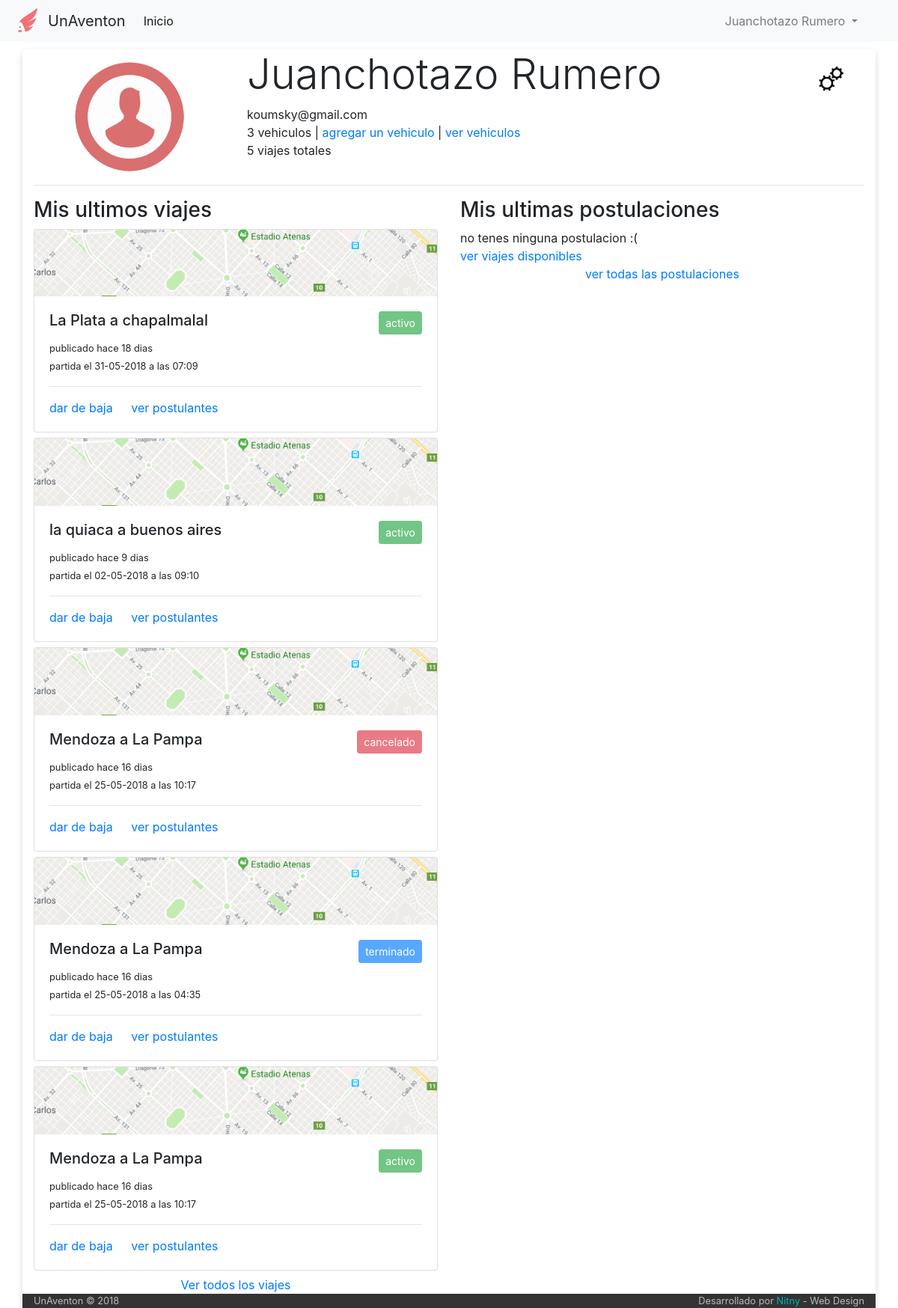
Page /perfil (signed in) on the earlier database version.
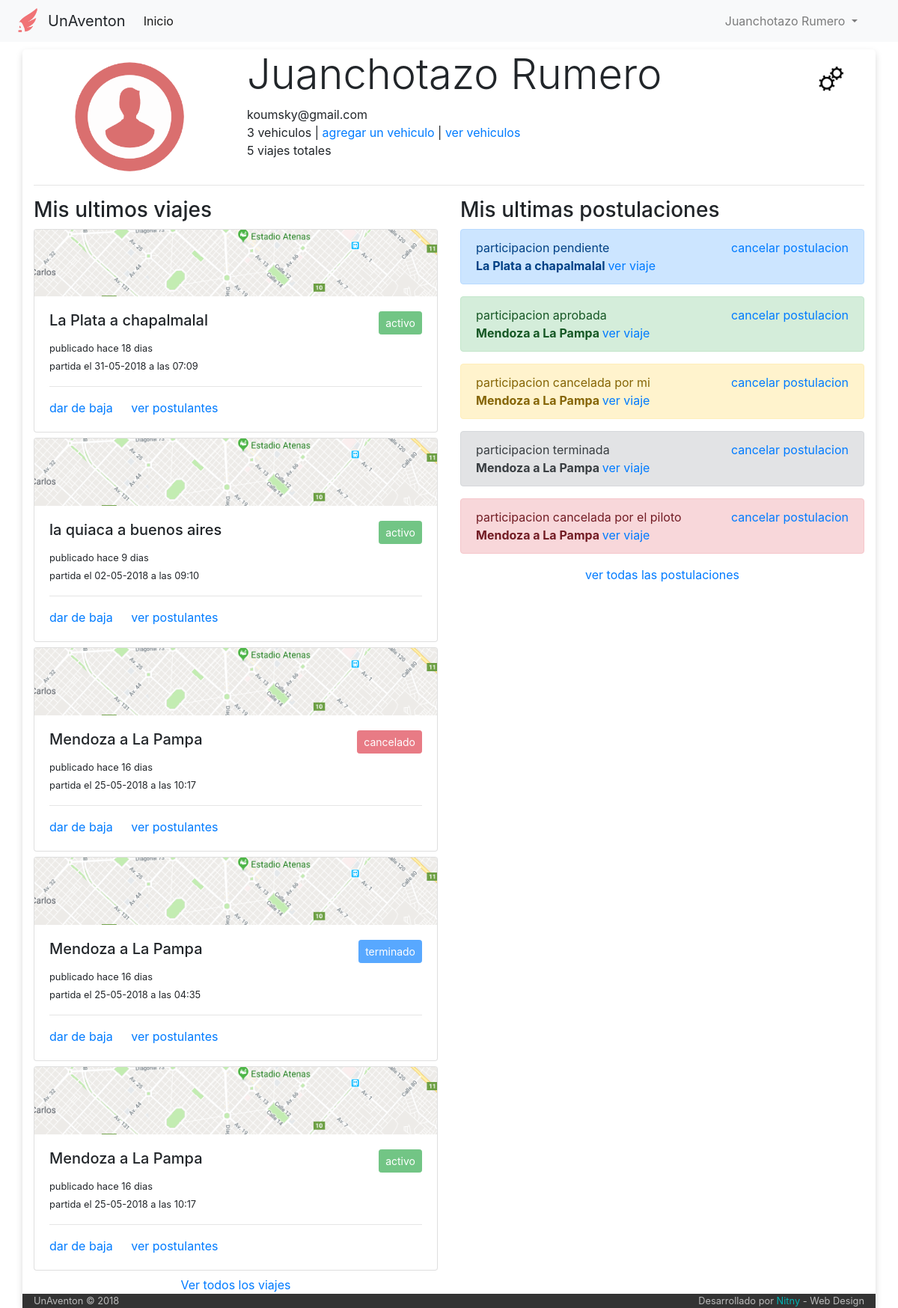
Same page on the later database version.
### tables this page shows
CREATE TABLE IF NOT EXISTS `usuario` (
  `idUser` int(6) NOT NULL AUTO_INCREMENT,
  `email` varchar(50) NOT NULL,
  `clave` varchar(50) NOT NULL,
  `nombre` varchar(50) NOT NULL,
  `apellido` varchar(50) NOT NULL,
  `admin` int(1) NOT NULL DEFAULT '0',
  PRIMARY KEY (`idUser`)
);

CREATE TABLE IF NOT EXISTS `viaje` (
  `idViaje` int(6) NOT NULL AUTO_INCREMENT,
  `idPiloto` int(6) NOT NULL,
  `idVehiculo` int(6) NOT NULL,
  `fecha_publicacion` datetime NOT NULL,
  `fecha_partida` datetime NOT NULL,
  `tipo` varchar(30) NOT NULL,
  `origen` varchar(60) NOT NULL,
  `destino` varchar(60) NOT NULL,
  `asientos_disponibles` int(2) NOT NULL,
  `costo` int(7) NOT NULL,
  `estado` int(1) NOT NULL DEFAULT '1',
  PRIMARY KEY (`idViaje`)
);

CREATE TABLE IF NOT EXISTS `estado_viaje` (
  `idEstado` int(1) NOT NULL AUTO_INCREMENT,
  `color` varchar(14) NOT NULL,
  `estado` varchar(14) NOT NULL,
  PRIMARY KEY (`idEstado`)
);

CREATE TABLE IF NOT EXISTS `participacion` (
  `idParticipacion` int(6) NOT NULL AUTO_INCREMENT,
  `idUsuario` int(6) NOT NULL,
  `idViaje` int(6) NOT NULL,
  `fecha_solicitud` date NOT NULL,
  `estado` int(1) NOT NULL DEFAULT '1',
  PRIMARY KEY (`idParticipacion`)
);

CREATE TABLE IF NOT EXISTS `estado_participacion` (
  `idEstado` int(1) NOT NULL AUTO_INCREMENT,
  `color` varchar(14) NOT NULL,
  `estado` varchar(40) NOT NULL,
  PRIMARY KEY (`idEstado`)
);

### index.php (called while the page is built, shortened)
<?php
	include ('core/helpers.php');
	include ('php/inicio_body.php');
	$router = new Router;
	$vars = $router->get_variables();
	render($vars);
	include ('php/cierre_body.php');

### core/helpers.php (called while the page is built, shortened)
<?php
function dias_transcurridos($fecha_alta)
{
 $fecha_alta = date_create($fecha_alta);
 $fecha_actual   = date_create(date("d.m.Y"));
 $diferencia     = date_diff($fecha_alta, $fecha_actual);
 $dif     = $diferencia->format('%a');
 if ($dif == 0){
   return 'hoy';
 }
 else if ($dif == 1){
   return 'ayer';
 }
 else {
   return 'hace '.$dif." dias";
 }
}

### controller/perfil.php (the view, shortened to what this page needs)
<?php
function render($vars = [])
{
  include('php/conexion.php');
  $usuario=mysqli_query($conexion,"SELECT *
                                   FROM Usuario
                                   WHERE email='$_SESSION[mail]' limit 1")
                                   or
                                   die("Problemas en la base de datos:".mysqli_error($conexion));
  $user = mysqli_fetch_array($usuario);
  $contador=mysqli_query($conexion,"SELECT count(*) as cont
                                    FROM viaje
                                    where idPiloto='$user[idUser]'")
                                    or
                                    die ("problemas con el contador");
  $contador=mysqli_fetch_array($contador);
  $contador_vehiculos=mysqli_query($conexion,"SELECT count(*) as cont
                                    FROM vehiculo
                                    where idPropietario='$user[idUser]'")
                                    or
                                    die ("problemas con el contador");
  $contador_vehiculos=mysqli_fetch_array($contador_vehiculos);
  ?>
  <div class="row">
    <div class="col-md-3" style="text-align: center">
      <img src="img/user.png" alt="imagen de usuario" style="width: 150px; margin-top: 15px">
    </div>
    <div class="col-md-8">
      <h1 class="display-4"><?php echo $user['nombre']." ".$user['apellido']; ?></h1>
      <span><?php echo $user['email']; ?></span><br>
      <span><?php echo $contador_vehiculos['cont']; ?> vehiculos</span> | <a href="#" data-toggle="modal" data-target="#CargarAuto">agregar un vehiculo</a> | <a href="/listado-vehiculos">ver vehiculos</a> <br>
      <span><?php echo $contador['cont']; ?> viajes totales</span>
    </div>
    <div class="col-md-1">
      <img src="img/cambio.png" alt="boton cambios" style="width: 40px; margin-top: 20px" title="Cambiar datos personales" data-toggle="modal" data-target="#modalCambioDatos">
    </div>
  </div>
  <hr>
  <div class="row">
    <div class="col-md-6">
      <h3>Mis ultimos viajes </h3>
      <?php
        $viajes=mysqli_query($conexion,"SELECT *, viaje.estado as 'estadodelviaje'
                                       FROM viaje
                                       INNER JOIN estado_viaje on viaje.estado=estado_viaje.idEstado
                                       WHERE idPiloto='$user[idUser]'
                                       order by idViaje
                                       limit 5")
                                       or
                                       die("Problemas en la base de datos:".mysqli_error($conexion));
        while ($viaje = mysqli_fetch_array($viajes)) {
          ?>
          <div class="card" style="margin-bottom: 7px">
            <img class="card-img-top" src="img/prueba_maps.png" alt="Card image cap">
            <div class="card-body">
              <h5 class="card-title"><?php echo $viaje['origen']." a ".$viaje['destino'] ?>
                  <button type='button' class='btn btn-<?php echo $viaje['color']; ?> btn-sm float-right ' disabled>
                    <?php echo $viaje['estado']; ?>
                  </button>
              </h5>
              <small class="card-text">publicado <?php echo dias_transcurridos($viaje['fecha_publicacion']); ?> <br>
              partida el <?php echo date("d-m-Y", strtotime($viaje['fecha_partida']));?> a las <?php echo date("H:i", strtotime($viaje['fecha_partida']));?> </small>
              <hr>
              <a href="#" class="card-link">dar de baja</a>
              <a href="#" class="card-link">ver postulantes</a>
            </div>
          </div>
          <?php
        }
      ?>
      <center> <a href="#">Ver todos los viajes</a> </center>
    </div>
    <div class="col-md-6">
      <h3>Mis ultimas postulaciones</h3>
      <?php
        $postulaciones=mysqli_query($conexion,"SELECT *, participacion.estado as estado_participacion, viaje.estado as estado_viaje
                                       FROM participacion
                                       inner join viaje on participacion.idViaje=viaje.idViaje
                                       inner join estado_participacion on participacion.estado=estado_participacion.idEstado
                                       WHERE idUsuario='$user[idUser]'
                                       order by idParticipacion
                                       limit 10")
                                       or
                                       die("Problemas en la base de datos:".mysqli_error($conexion));
        if (mysqli_num_rows($postulaciones) == 0){
            echo "no tenes ninguna postulacion :( <br>";
            echo "<a href='/'>ver viajes disponibles</a>";
        }
        while ($postulacion = mysqli_fetch_array($postulaciones)) {
          echo "<div class='alert alert-".$postulacion['color']."' role='alert'>
                  participacion ".$postulacion['estado']." <span class='float-right'><a href='#'> cancelar postulacion </a> </span>
                  <br><b> ".$postulacion['origen']." a ".$postulacion['destino']." </b> <a href='#' class='float'> ver viaje </a>
                  </div>";
        }
      ?>
        <center><a href="#">ver todas las postulaciones</a></center>
    </div>
  </div>
  <?php
}

### php/inicio_body.php (shortened to what this page needs)
<!DOCTYPE html>
<html>
  <head>
    <link rel="stylesheet" href="https://maxcdn.bootstrapcdn.com/bootstrap/4.0.0/css/bootstrap.min.css">
    <link rel="stylesheet" href="/css/stylo.css">
    <link rel="stylesheet" type="text/css" href="/css/estilo-listado-vehiculos.css">
  </head>
  <body>
    <?php
      include('php/navbar.php');
    ?>
    <div class="container" style="background-color:; border-radius: 5px">

### php/navbar.php (shortened to what this page needs)
<nav class="navbar navbar-expand-lg navbar-light bg-light">
  <img src="img/logo.png" alt="logo" style="width: 40px; margin-right: 8px">
  <a class="navbar-brand">UnAventon</a>
  <div class="collapse navbar-collapse" id="navbarSupportedContent">
    <ul class="navbar-nav mr-auto">
      <li class="nav-item active">
        <a class="nav-link" href="/">Inicio <span class="sr-only">(current)</span></a>
      </li>
    </ul>
      <?php
      if(isset($_SESSION['nombre'])){
        ?>
        <ul class='navbar-nav float-right' style="margin-right: 30px">
            <li class="nav-item dropdown">
                <a class="nav-link dropdown-toggle" href="#" id="navbarDropdown" role="button" data-toggle="dropdown" aria-haspopup="true" aria-expanded="false">
                  <?php echo $_SESSION['nombre']." ".$_SESSION['apellido']; ?>
                </a>
            </li>
        </ul>
        <?php
      }
      ?>
  </div>
</nav>

### php/cierre_body.php (shortened to what this page needs)
<div class="row" style="background-color: #333; color: #bbb">
  <div class="col-md-12">
    <small class="float-left">UnAventon © 2018</small>
    <small class="float-right">Desarrollado por <span style="color:#00b3b3">Nitny</span> - Web Design</small>
  </div>
</div>
</div>
</body>
</html>

### css/stylo.css (style rules this page uses)
body { background-color: #FFF; }
.container { margin-top: 10px; background-color: #fff; box-shadow: 0px 4px 10px #dadada; }

Differences in the rows shown:
now on this page (row edited): participacion: estado_participacion.estado "pendiente", idViaje.origen "La Plata", idViaje.destino "chapalmalal"
now on this page (row edited): participacion: estado_participacion.estado "aprobada", idViaje.origen "Mendoza", idViaje.destino "La Pampa"
now on this page (row edited): participacion: estado_participacion.estado "cancelada por mi", idViaje.origen "Mendoza", idViaje.destino "La Pampa"
now on this page (row edited): participacion: estado_participacion.estado "terminada", idViaje.origen "Mendoza", idViaje.destino "La Pampa"
added participacion: estado_participacion.estado "cancelada por el piloto", idViaje.origen "Mendoza", idViaje.destino "La Pampa"
Other differences:
text no longer shown: "no tenes ninguna postulacion :( ver viajes disponibles"
